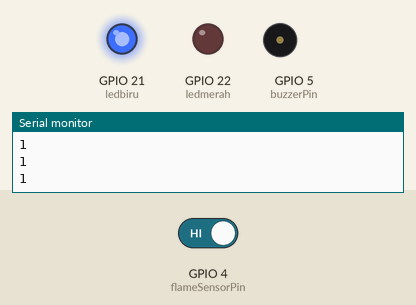
Recording of a sketch running on a simulated ESP32. On the bench: output pins drawn as LEDs (lit = HIGH), buzzer (waves = sounding, pin HIGH), the last lines printed to the serial monitor. Inputs (shaded band) come from the test bench; at power-on: GPIO 4 (flameSensorPin) HIGH. WiFi joins after 1.5 s; servers stay silent unless stated.

Above: at 3.0 s.
3.1 s: GPIO 4 (flameSensorPin) driven LOW
At 3.8 s:
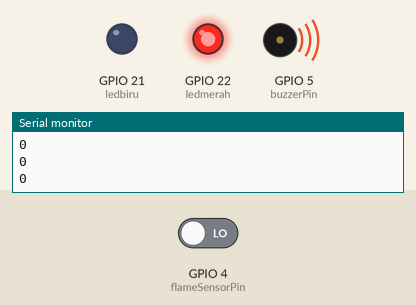
4.6 s: GPIO 4 (flameSensorPin) driven HIGH
At 5.3 s:
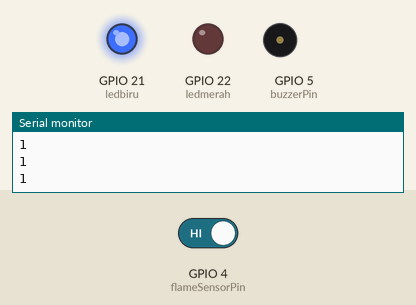
Timing chart, 0 to 7.6 s (numbered marks = the images above; inputs shaded):
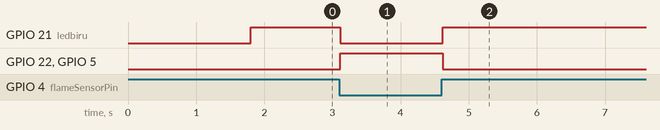

Measured:
- after the input at 3.1 s, GPIO 21 (ledbiru): HIGH → LOW at once; GPIO 22 (ledmerah), GPIO 5 (buzzerPin): LOW → HIGH at once
- after the input at 4.6 s, GPIO 21 (ledbiru): LOW → HIGH at once; GPIO 22 (ledmerah), GPIO 5 (buzzerPin): HIGH → LOW at once

The sketch:

UAP_IOT_Fire_Alert_Notification_using_Bylink.ino
```cpp
#include <WiFi.h>
#include <BlynkSimpleEsp32.h>

#define BLYNK_TEMPLATE_ID "TMPL6i095OVyr"
#define BLYNK_TEMPLATE_NAME "UAP"
#define BLYNK_AUTH_TOKEN "x9iG5HugQBfc964NNSpriAVB3HCD6R0o"

char ssid[] = "POCO M4 Pro";
char pass[] = "11111111";
char auth[] = BLYNK_AUTH_TOKEN;

int flameSensorPin = 4;
int buzzerPin = 5;
int ledbiru = 21;
int ledmerah = 22;

void setup() {
  Serial.begin(115200);
  Blynk.begin(auth, ssid, pass);
  pinMode(flameSensorPin, INPUT);
  pinMode(buzzerPin, OUTPUT);
  pinMode(ledbiru, OUTPUT);
  pinMode(ledmerah, OUTPUT);

  Blynk.virtualWrite(V0, "Sensor Status: Offline");
}

void loop() {
  Blynk.run();
  int flameState = digitalRead(flameSensorPin);
  Serial.println(flameState);

  if (flameState  == 0) {
    Blynk.virtualWrite(V0, "Sensor Status: Flame detected");
    // Blynk.notify("Flame detected! Take immediate action.");
    digitalWrite(buzzerPin, HIGH);
    digitalWrite(ledmerah, HIGH);
    digitalWrite(ledbiru, LOW);
    Blynk.logEvent("sensor_api", "Api Terdeteksi");
  } else {
    Blynk.virtualWrite(V0, "Sensor Status: No flame");
    digitalWrite(buzzerPin, LOW);
    digitalWrite(ledbiru, HIGH);
    digitalWrite(ledmerah, LOW);
  }

  delay(100); // Delay for stability
}
```
